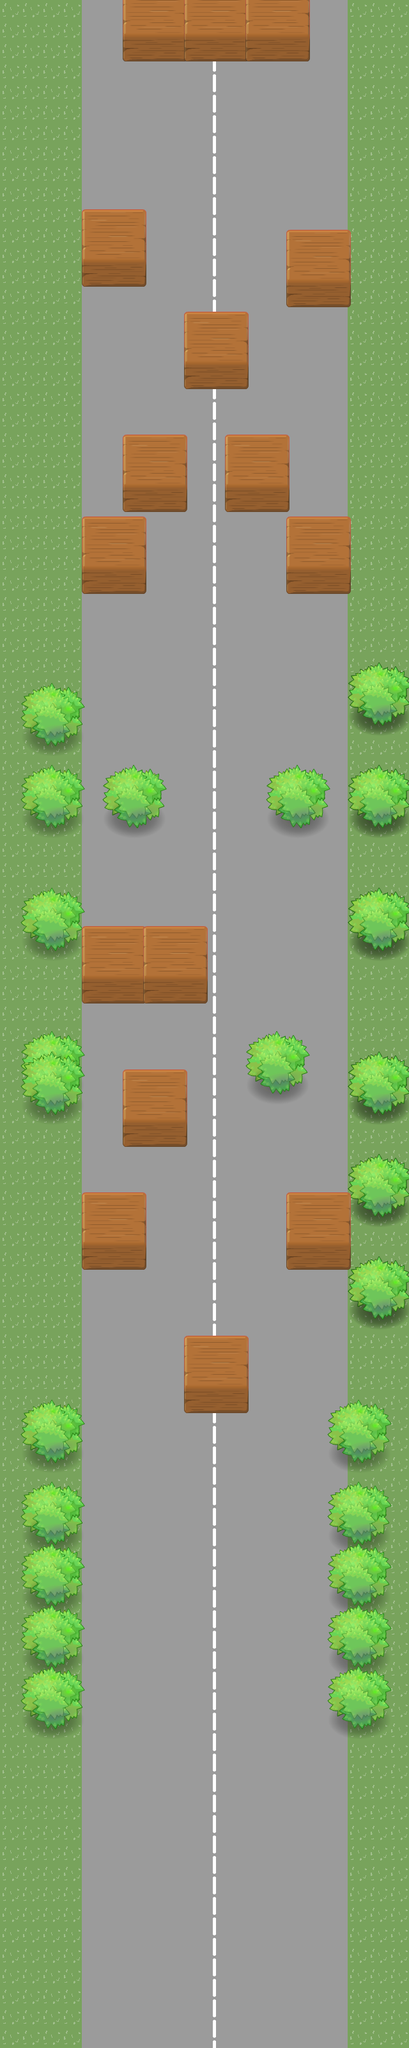

This is a level from a 2D game, rendered from its Tiled map with the project's own tilesets. A one-line summary and the map file follow, with tile-layer data summarised:
An orthogonal 20x100 tile map with 32x32 px tiles, 2 tile layers (Tile Layer 1, Tile Layer 2), 5 tilesets and 16 objects.

<map version="1.0" orientation="orthogonal" renderorder="right-down" width="20" height="100" tilewidth="32" tileheight="32">
 <tileset firstgid="1" name="grass" tilewidth="32" tileheight="32">
  <image source="grass.png" width="32" height="32" />
 </tileset>
 <tileset firstgid="2" name="street" tilewidth="32" tileheight="32">
  <image source="street.png" width="32" height="32" />
 </tileset>
 <tileset firstgid="3" name="street2" tilewidth="32" tileheight="32">
  <image source="street2.png" width="32" height="32" />
 </tileset>
 <tileset firstgid="4" name="tree ugly" tilewidth="101" tileheight="171">
  <image source="tree ugly.png" width="101" height="171" />
 </tileset>
 <tileset firstgid="5" name="wood block" tilewidth="101" tileheight="171">
  <image source="wood block.png" width="101" height="171" />
 </tileset>
 <layer name="Tile Layer 1" width="20" height="100">
  <data>[2000 cells, 2000 non-empty, 3 distinct tile ids]</data>
 </layer>
 <objectgroup name="objects" />
 <layer name="Tile Layer 2" width="20" height="100">
  <data>[2000 cells, 40 non-empty, 2 distinct tile ids]</data>
 </layer>
 <objectgroup name="obstacles">
  <object x="414.607" y="1193.2" width="97.4005" height="107.944" rotation="-0.202867" />
  <object x="159" y="1191" width="99" height="111" />
  <object x="386" y="1610" width="94" height="105" />
  <object x="192" y="1673" width="99" height="117" />
  <object x="448.5" y="1863.5" width="99" height="117" />
  <object x="127.5" y="1863.5" width="99" height="117" />
  <object x="288.5" y="2087.5" width="99" height="117" />
  <object x="128" y="1449" width="195" height="116" />
  <object x="448.5" y="808.5" width="99" height="117" />
  <object x="129.5" y="807.5" width="99" height="117" />
  <object x="193.5" y="679.5" width="99" height="117" />
  <object x="353.5" y="682.5" width="99" height="117" />
  <object x="287.5" y="487.5" width="99" height="117" />
  <object x="449.5" y="360.5" width="99" height="117" />
  <object x="128.5" y="328.5" width="99" height="117" />
  <object x="191" y="2" width="292" height="93" />
 </objectgroup>
</map>
